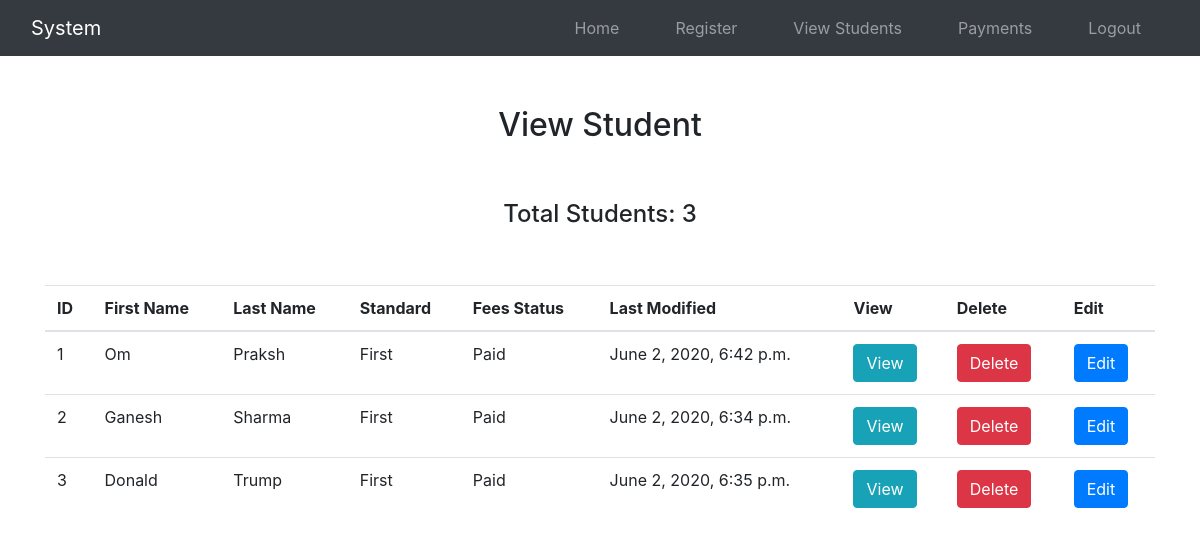
The page /view_students/ (signed in) on the database its author committed.
### register/models.py (models this page shows, shortened)
class Register(models.Model):
    STD_CHOICES = (
        ('First', 'First'),
        ('Second', 'Second'),
        ('Third', 'Third'),
        ('Forth', 'Forth')
    )
    first_name = models.CharField(max_length=50)
    last_name = models.CharField(max_length=50)
    std = models.CharField(max_length=100, choices=STD_CHOICES, null=True)
    fees = models.BooleanField(default=False)
    partial_fee=models.BooleanField(default=False)
    date = models.DateTimeField(auto_now_add=True)
    total_fee=models.IntegerField(null=True,default=0)
    fee_recieved=models.IntegerField(null=True,default=0)
    one_time_fee=models.IntegerField(null=True,default=0)

### register/views.py (the view)
# urls.py: path('view_students/',views.view_students,name='view_students'),
@login_required(login_url = "/register/login/")
def view_students(request):
    students = Register.objects.all()
    f=0
    for i in students:
        f+=1
    d={'students':students,'f':f}
    return render(request,'view_students.html',d)

### templates/view_students.html (shortened to what this page needs)
{% extends 'index.html' %}
{% load static %}
{% block content %}
<div class="container" style="margin-top:50px">
    <h2 class="text-center">View Student</h2>
    <br><br>
    <h4 class="text-center">Total Students: {{ f }}</h4>
    <br><br>
    <table class="table table-hover">
        <thead>
            <tr>
                <th>ID</th>
                <th>First Name</th>
                <th>Last Name</th>
                <th>Standard</th>
                <th>Fees Status</th>
                <th>Last Modified</th>
                <th>View</th>
                <th>Delete</th>
                <th>Edit</th>
            </tr>
        </thead>
        <tbody>
            {% for i in students %}
                <tr>
                <td>{{i.id}}</td>
                <td>{{i.first_name}}</td>
                <td>{{i.last_name}}</td>
                <td>{{i.std}}</td>
                {% if i.fees == True %}
                    <td>Paid</td>
                {% else %}
                    <td>Unpaid/Partially Paid</td>
                {% endif %}
                <td>{{i.date}}</td>
                <td><a href="{% url 'register:view_detail' i.id %}" class="btn btn-info">View</a></td>
                <td><a href="{% url 'register:delete_students' i.id %}" onclick="return confirm('Are Sure?')" class="btn btn-danger">Delete</a></td>
                <td><a href="{% url 'register:edit_students' i.id %}" class="btn btn-primary">Edit</a></td>
            </tr>
            {% endfor %}
        </tbody>
    </table>
{% endblock content %}

### templates/index.html (shortened to what this page needs)
{% load static %}
<html>
    <head>
        <link rel="stylesheet" href="https://maxcdn.bootstrapcdn.com/bootstrap/4.3.1/css/bootstrap.min.css">
        <link rel="stylesheet" href="https://use.fontawesome.com/releases/v5.6.3/css/all.css"></head>
        <link rel="stylesheet" type="text/css" href="{% static 'mystyle.css' %}">
    </head>
<nav class="navbar navbar-expand-sm bg-dark navbar-dark">
        <div class="container-fluid">
        <a class="navbar-brand" href="#">System</a>
        <div class="collapse navbar-collapse" id="myMenu">
            <ul class="navbar-nav text-center ml-auto">
            <li class="nav-item"><a class="nav-link" href="{% url 'home:home' %}">Home</a></li>
            {% if user.is_authenticated %}
            <li class="nav-item"><a class="nav-link" href="{% url 'register:register' %}">Register</a></li>
            <li class="nav-item"><a class="nav-link" href="{% url 'register:view_page' %}">View Students</a></li>
            <li class="nav-item"><a class="nav-link" href="{% url 'register:payment' %}">Payments</a></li>
            <li class="nav-item"><a class="nav-link" href="{% url 'adminaccount:logout' %}">Logout</a></li>
            {% else %}
            <li class="nav-item"><a class="nav-link" href="{% url 'adminaccount:login' %}">Login</a></li>
            {% endif %}
            </ul>
        </div>
        </div>
</nav>
{% block content %}
{% endblock content %}
</html>

### assets/mystyle.css (style rules this page uses)
.nav-item { padding-left: 10px; padding-right: 10px; margin-left: 10px; margin-right: 10px; }

### rows shown on the page
Register: id "1", first_name "Om", last_name "Praksh", std "First", fees "Paid", date "June 2, 2020, 6:42 p.m."
Register: id "2", first_name "Ganesh", last_name "Sharma", std "First", fees "Paid", date "June 2, 2020, 6:34 p.m."
Register: id "3", first_name "Donald", last_name "Trump", std "First", fees "Paid", date "June 2, 2020, 6:35 p.m."

### other values the page prints
{{ f }} "3"
